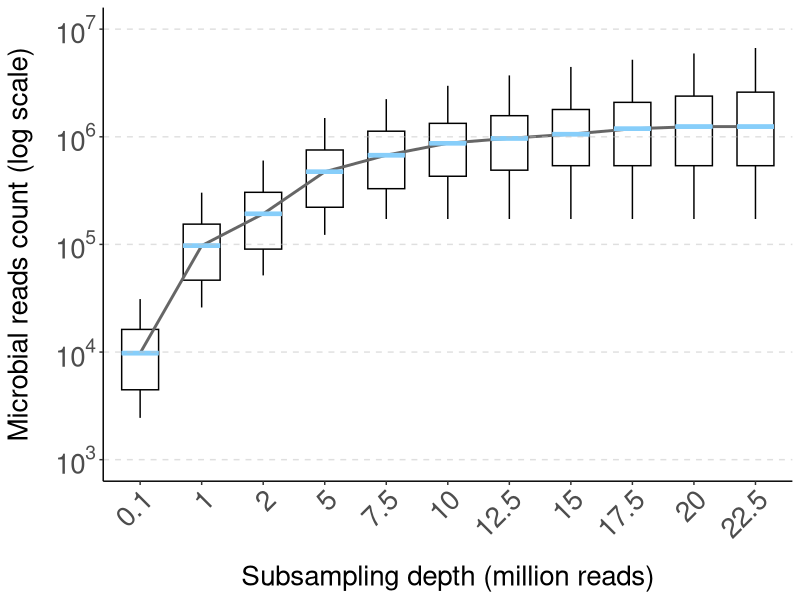

Source code (R):
library(ggplot2)
library(dplyr)

data <- read.csv("FigS11_input_2b.csv") %>%
  mutate(depth_factor = factor(depth, levels = sort(unique(depth))))

median_data <- data %>%
  group_by(depth_factor) %>%
  summarise(median_value = median(microbial_reads, na.rm = TRUE))

ggplot(data, aes(x = depth_factor, y = microbial_reads)) +
  geom_boxplot(
    width = 0.6,
    outlier.size = 1,
    color = "black",
    fill = "white"
  ) +
  geom_line(
    data = median_data,
    aes(x = depth_factor, y = median_value, group = 1),
    color = "gray40",
    size = 1,
    lineend = "round"
  ) +
  stat_summary(
    fun = median,
    geom = "errorbar",
    aes(ymax = after_stat(y), ymin = after_stat(y)),
    color = "#87CEFA",
    width = 0.6,
    size = 1.5
  ) +
  scale_y_continuous(
    trans = "log10", 
    breaks = scales::trans_breaks("log10", function(x) 10^x),
    labels = scales::trans_format("log10", scales::math_format(10^.x))
  ) +
  geom_hline(
    yintercept = c(1e3, 1e4, 1e5, 1e6, 1e7), 
    linetype = "dashed", 
    color = "gray75", 
    alpha = 0.5
  ) +
  labs(
    x = "Subsampling depth (million reads)",
    y = "Microbial reads count (log scale)"
  ) +
  theme_classic() +
  theme(
    axis.title.x = element_text(size = 20, margin = margin(t = 15)),
    axis.title.y = element_text(size = 20, margin = margin(r = 15)),
    axis.text.x = element_text(size = 20, angle = 45, hjust = 1),
    axis.text.y = element_text(size = 20)
  )
